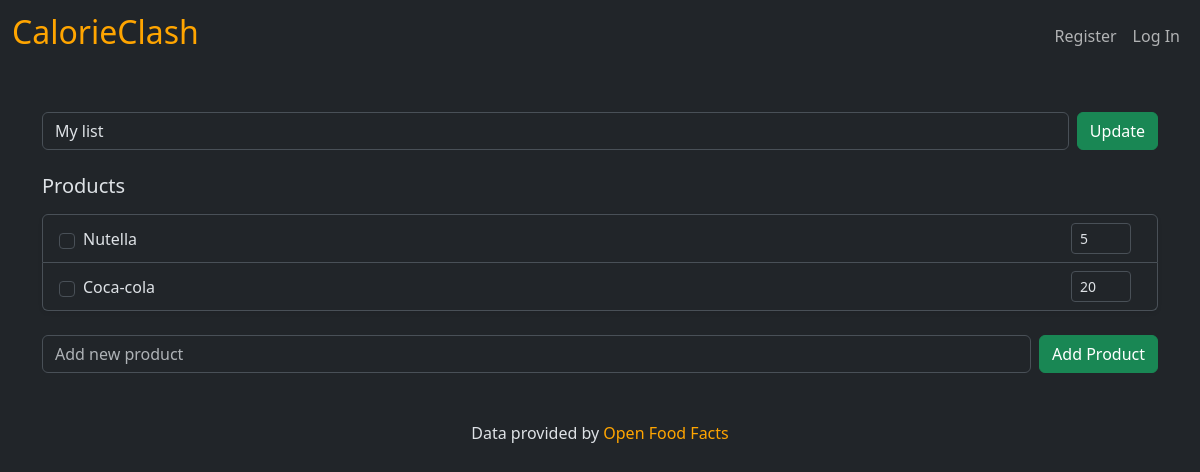
The app's page /list?id=10 with its own data.
### tables this page shows
CREATE TABLE shopping_lists ( id INTEGER PRIMARY KEY AUTOINCREMENT NOT NULL, user_id INTEGER NOT NULL, name TEXT, FOREIGN KEY (user_id) REFERENCES users(id) );

CREATE TABLE shopping_list_items ( shopping_list_id INTEGER NOT NULL, product_id INTEGER NOT NULL, count INTEGER NOT NULL, place INTEGER NOT NULL, FOREIGN KEY (shopping_list_id) REFERENCES shopping_lists(id), FOREIGN KEY (product_id) REFERENCES products(id) );

CREATE TABLE products ( id INTEGER PRIMARY KEY, name TEXT, grade TEXT, score INTEGER, kcal_100g REAL, fat_100g REAL, proteins_100g REAL, salt_100g REAL, sugars_100g REAL, sodium_100g REAL );

### app.py (the view)
@app.route("/list", methods=["GET"])
def shopping_list():
    list_id = request.args.get("id")
    if not list_id:
        return apology("Missing list id", 400)
    rows = db.execute("SELECT * FROM shopping_lists WHERE id = ?", list_id)
    if len(rows) == 0:
        return apology("Shopping list does not exist", 404)
    shopping_list = rows[0]
    products = db.execute(
        "SELECT * FROM shopping_list_items, products WHERE shopping_list_items.product_id = products.id AND shopping_list_id = ?", list_id)
    saved = []
    if session.get("user_id"):
        saved = get_saved(session["user_id"])
    return render_template("list.html", shopping_list=shopping_list, products=products, saved=saved)

### app.py (called while the page is built)
@app.after_request
def after_request(response):
    response.headers["Cache-Control"] = "no-cache, no-store, must-revalidate"
    response.headers["Expires"] = 0
    response.headers["Pragma"] = "no-cache"
    return response

### templates/list.html (shortened to what this page needs)
{% extends "layout.html" %}
{% block main %}
<div class="container mt-5">
    <div class="mb-4">
        <form class="row g-2" method="post" action="/update_list_name">
            <div class="col-auto flex-grow-1">
                <input type="text" autocomplete="off" name="name" id="name_field" class="form-control"
                    value="{{ shopping_list.name }}" placeholder="Enter name">
            </div>
            <div class="col-auto">
                <button class="btn btn-success h-100" type="submit" id="save_name">Update</button>
            </div>
        </form>
    </div>
    <div class="row mb-4">
        <div class="col-12">
            <h5 class="mb-3">Products</h5>
            <ul id="product_list" class="list-group shadow-sm">
                {% for product in products %}
                <li id="{{product.id}}" class="list-group-item d-flex justify-content-between align-items-center">
                    <div class="d-flex align-items-center">
                        <input type="checkbox" class="form-check-input me-2" id="checkbox_{{product.id}}"
                            {% if product.checked %} checked {% endif %}>
                        <label class="form-check-label" for="checkbox_{{product.id}}">
                            {{ product.name }}
                        </label>
                    </div>
                    <div class="d-flex align-items-center">
                        <input type="number" class="form-control form-control-sm" value="{{ product.count }}"
                            style="width: 60px; margin-right: 10px;">
                    </div>
                </li>
                {% else %}
                <li class="list-group-item text-center text-muted">No products added yet.</li>
                {% endfor %}
            </ul>
        </div>
    </div>
    <div class="row">
        <div class="col-12">
            <form class="row g-2" method="POST" action="/add_product_to_list">
                <div class="col-auto flex-grow-1">
                    <input type="text" autocomplete="off" id="new-product" list="saved" class="form-control"
                        placeholder="Add new product" name="product_id">
                </div>
                <div class="col-auto">
                    <button class="btn btn-success h-100" type="submit">Add Product</button>
                </div>
            </form>
        </div>
    </div>
</div>
{% endblock %}

### records on screen
shopping_lists: name "My list"
shopping_list_items: name "Nutella", count "5"
shopping_list_items: name "Coca-cola", count "20"
